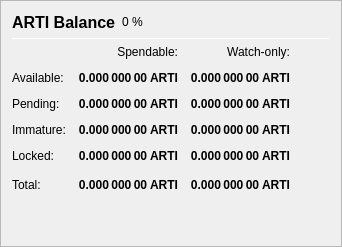
                   <widget class="QFrame" name="frame_Balances">
                    <property name="frameShape">
                     <enum>QFrame::StyledPanel</enum>
                    </property>
                    <property name="frameShadow">
                     <enum>QFrame::Raised</enum>
                    </property>
                    <layout class="QVBoxLayout" name="verticalLayout_4">
                     <item>
                      <layout class="QHBoxLayout" name="horizontalLayout_4">
                       <item>
                        <widget class="QLabel" name="label_5">
                         <property name="minimumSize">
                          <size>
                           <width>0</width>
                           <height>20</height>
                          </size>
                         </property>
                         <property name="font">
                          <font>
                           <pointsize>12</pointsize>
                           <weight>75</weight>
                           <bold>true</bold>
                          </font>
                         </property>
                         <property name="text">
                          <string>ARTI Balance</string>
                         </property>
                        </widget>
                       </item>
                       <item>
                        <widget class="QLabel" name="labelARTIPercent">
                         <property name="text">
                          <string notr="true">0 %</string>
                         </property>
                        </widget>
                       </item>
                       <item>
                        <spacer name="horizontalSpacer_3">
                         <property name="orientation">
                          <enum>Qt::Horizontal</enum>
                         </property>
                         <property name="sizeHint" stdset="0">
                          <size>
                           <width>40</width>
                           <height>20</height>
                          </size>
                         </property>
                        </spacer>
                       </item>
                      </layout>
                     </item>
                     <item>
                      <widget class="Line" name="line_Balance">
                       <property name="minimumSize">
                        <size>
                         <width>0</width>
                         <height>1</height>
                        </size>
                       </property>
                       <property name="maximumSize">
                        <size>
                         <width>16777215</width>
                         <height>1</height>
                        </size>
                       </property>
                       <property name="orientation">
                        <enum>Qt::Horizontal</enum>
                       </property>
                      </widget>
                     </item>
                     <item>
                      <layout class="QGridLayout" name="gridLayout">
                       <property name="spacing">
                        <number>12</number>
                       </property>
                       <item row="0" column="1">
                        <widget class="QLabel" name="labelSpendable">
                         <property name="text">
                          <string>Spendable:</string>
                         </property>
                         <property name="alignment">
                          <set>Qt::AlignRight|Qt::AlignTrailing|Qt::AlignVCenter</set>
                         </property>
                        </widget>
                       </item>
                       <item row="0" column="2">
                        <widget class="QLabel" name="labelWatchonly">
                         <property name="text">
                          <string>Watch-only:</string>
                         </property>
                         <property name="alignment">
                          <set>Qt::AlignRight|Qt::AlignTrailing|Qt::AlignVCenter</set>
                         </property>
                        </widget>
                       </item>
                       <item row="1" column="0">
                        <widget class="QLabel" name="labelBalanceText">
                         <property name="text">
                          <string>Available:</string>
                         </property>
                        </widget>
                       </item>
                       <item row="1" column="1">
                        <widget class="QLabel" name="labelBalance">
                         <property name="font">
                          <font>
                           <weight>75</weight>
                           <bold>true</bold>
                          </font>
                         </property>
                         <property name="cursor">
                          <cursorShape>IBeamCursor</cursorShape>
                         </property>
                         <property name="toolTip">
                          <string>Your current spendable balance</string>
                         </property>
                         <property name="text">
                          <string notr="true">0.000 000 00 ARTI</string>
                         </property>
                         <property name="alignment">
                          <set>Qt::AlignRight|Qt::AlignTrailing|Qt::AlignVCenter</set>
                         </property>
                         <property name="textInteractionFlags">
                          <set>Qt::LinksAccessibleByMouse|Qt::TextSelectableByKeyboard|Qt::TextSelectableByMouse</set>
                         </property>
                        </widget>
                       </item>
                       <item row="1" column="2">
                        <widget class="QLabel" name="labelWatchAvailable">
                         <property name="font">
                          <font>
                           <weight>75</weight>
                           <bold>true</bold>
                          </font>
                         </property>
                         <property name="cursor">
                          <cursorShape>IBeamCursor</cursorShape>
                         </property>
                         <property name="toolTip">
                          <string>Your current balance in watch-only addresses</string>
                         </property>
                         <property name="text">
                          <string notr="true">0.000 000 00 ARTI</string>
                         </property>
                         <property name="alignment">
                          <set>Qt::AlignRight|Qt::AlignTrailing|Qt::AlignVCenter</set>
                         </property>
                         <property name="textInteractionFlags">
                          <set>Qt::LinksAccessibleByMouse|Qt::TextSelectableByKeyboard|Qt::TextSelectableByMouse</set>
                         </property>
                        </widget>
                       </item>
                       <item row="2" column="0">
                        <widget class="QLabel" name="labelPendingText">
                         <property name="text">
                          <string>Pending:</string>
                         </property>
                        </widget>
                       </item>
                       <item row="2" column="1">
                        <widget class="QLabel" name="labelUnconfirmed">
                         <property name="font">
                          <font>
                           <weight>75</weight>
                           <bold>true</bold>
                          </font>
                         </property>
                         <property name="cursor">
                          <cursorShape>IBeamCursor</cursorShape>
                         </property>
                         <property name="toolTip">
                          <string>Total of transactions that have yet to be confirmed, and do not yet count toward the spendable balance</string>
                         </property>
                         <property name="text">
                          <string notr="true">0.000 000 00 ARTI</string>
                         </property>
                         <property name="alignment">
                          <set>Qt::AlignRight|Qt::AlignTrailing|Qt::AlignVCenter</set>
                         </property>
                         <property name="textInteractionFlags">
                          <set>Qt::LinksAccessibleByMouse|Qt::TextSelectableByKeyboard|Qt::TextSelectableByMouse</set>
                         </property>
                        </widget>
                       </item>
                       <item row="2" column="2">
                        <widget class="QLabel" name="labelWatchPending">
                         <property name="font">
                          <font>
                           <weight>75</weight>
                           <bold>true</bold>
                          </font>
                         </property>
                         <property name="cursor">
                          <cursorShape>IBeamCursor</cursorShape>
                         </property>
                         <property name="toolTip">
                          <string>Unconfirmed transactions to watch-only addresses</string>
                         </property>
                         <property name="text">
                          <string notr="true">0.000 000 00 ARTI</string>
                         </property>
                         <property name="alignment">
                          <set>Qt::AlignRight|Qt::AlignTrailing|Qt::AlignVCenter</set>
                         </property>
                         <property name="textInteractionFlags">
                          <set>Qt::LinksAccessibleByMouse|Qt::TextSelectableByKeyboard|Qt::TextSelectableByMouse</set>
                         </property>
                        </widget>
                       </item>
                       <item row="3" column="0">
                        <widget class="QLabel" name="labelImmatureText">
                         <property name="text">
                          <string>Immature:</string>
                         </property>
                        </widget>
                       </item>
                       <item row="3" column="1">
                        <widget class="QLabel" name="labelImmature">
                         <property name="font">
                          <font>
                           <weight>75</weight>
                           <bold>true</bold>
                          </font>
                         </property>
                         <property name="cursor">
                          <cursorShape>IBeamCursor</cursorShape>
                         </property>
                         <property name="toolTip">
                          <string>Staked or masternode rewards that has not yet matured</string>
                         </property>
                         <property name="text">
                          <string notr="true">0.000 000 00 ARTI</string>
                         </property>
                         <property name="alignment">
                          <set>Qt::AlignRight|Qt::AlignTrailing|Qt::AlignVCenter</set>
                         </property>
                         <property name="textInteractionFlags">
                          <set>Qt::LinksAccessibleByMouse|Qt::TextSelectableByKeyboard|Qt::TextSelectableByMouse</set>
                         </property>
                        </widget>
                       </item>
                       <item row="3" column="2">
                        <widget class="QLabel" name="labelWatchImmature">
                         <property name="font">
                          <font>
                           <weight>75</weight>
                           <bold>true</bold>
                          </font>
                         </property>
                         <property name="cursor">
                          <cursorShape>IBeamCursor</cursorShape>
                         </property>
                         <property name="toolTip">
                          <string>Staked or masternode rewards in watch-only addresses that has not yet matured</string>
                         </property>
                         <property name="text">
                          <string notr="true">0.000 000 00 ARTI</string>
                         </property>
                         <property name="alignment">
                          <set>Qt::AlignRight|Qt::AlignTrailing|Qt::AlignVCenter</set>
                         </property>
                         <property name="textInteractionFlags">
                          <set>Qt::LinksAccessibleByMouse|Qt::TextSelectableByKeyboard|Qt::TextSelectableByMouse</set>
                         </property>
                        </widget>
                       </item>
                       <item row="4" column="0">
                        <widget class="QLabel" name="labelLockedBalanceText">
                         <property name="toolTip">
                          <string>Locked ARTI or Masternode collaterals. These are excluded from zARTI minting.</string>
                         </property>
                         <property name="text">
                          <string>Locked:</string>
                         </property>
                        </widget>
                       </item>
                       <item row="4" column="1">
                        <widget class="QLabel" name="labelLockedBalance">
                         <property name="font">
                          <font>
                           <weight>75</weight>
                           <bold>true</bold>
                          </font>
                         </property>
                         <property name="cursor">
                          <cursorShape>IBeamCursor</cursorShape>
                         </property>
                         <property name="toolTip">
                          <string>Locked ARTI or Masternode collaterals. These are excluded from zARTI minting.</string>
                         </property>
                         <property name="text">
                          <string notr="true">0.000 000 00 ARTI</string>
                         </property>
                         <property name="alignment">
                          <set>Qt::AlignRight|Qt::AlignTrailing|Qt::AlignVCenter</set>
                         </property>
                         <property name="textInteractionFlags">
                          <set>Qt::LinksAccessibleByMouse|Qt::TextSelectableByKeyboard|Qt::TextSelectableByMouse</set>
                         </property>
                        </widget>
                       </item>
                       <item row="4" column="2">
                        <widget class="QLabel" name="labelWatchLocked">
                         <property name="font">
                          <font>
                           <weight>75</weight>
                           <bold>true</bold>
                          </font>
                         </property>
                         <property name="cursor">
                          <cursorShape>IBeamCursor</cursorShape>
                         </property>
                         <property name="toolTip">
                          <string>Current locked balance in watch-only addresses</string>
                         </property>
                         <property name="text">
                          <string notr="true">0.000 000 00 ARTI</string>
                         </property>
                         <property name="alignment">
                          <set>Qt::AlignRight|Qt::AlignTrailing|Qt::AlignVCenter</set>
                         </property>
                         <property name="textInteractionFlags">
                          <set>Qt::LinksAccessibleByMouse|Qt::TextSelectableByKeyboard|Qt::TextSelectableByMouse</set>
                         </property>
                        </widget>
                       </item>
                       <item row="5" column="0">
                        <widget class="QLabel" name="labelTotalText">
                         <property name="toolTip">
                          <string>Your current articash balance, unconfirmed and immature transactions included</string>
                         </property>
                         <property name="text">
                          <string>Total:</string>
                         </property>
                        </widget>
                       </item>
                       <item row="5" column="1">
                        <widget class="QLabel" name="labelTotal">
                         <property name="font">
                          <font>
                           <weight>75</weight>
                           <bold>true</bold>
                          </font>
                         </property>
                         <property name="cursor">
                          <cursorShape>IBeamCursor</cursorShape>
                         </property>
                         <property name="toolTip">
                          <string>Your current articash balance, unconfirmed and immature transactions included</string>
                         </property>
                         <property name="text">
                          <string notr="true">0.000 000 00 ARTI</string>
                         </property>
                         <property name="alignment">
                          <set>Qt::AlignRight|Qt::AlignTrailing|Qt::AlignVCenter</set>
                         </property>
                         <property name="textInteractionFlags">
                          <set>Qt::LinksAccessibleByMouse|Qt::TextSelectableByKeyboard|Qt::TextSelectableByMouse</set>
                         </property>
                        </widget>
                       </item>
                       <item row="5" column="2">
                        <widget class="QLabel" name="labelWatchTotal">
                         <property name="font">
                          <font>
                           <weight>75</weight>
                           <bold>true</bold>
                          </font>
                         </property>
                         <property name="cursor">
                          <cursorShape>IBeamCursor</cursorShape>
                         </property>
                         <property name="toolTip">
                          <string>Current total balance in watch-only addresses</string>
                         </property>
                         <property name="text">
                          <string notr="true">0.000 000 00 ARTI</string>
                         </property>
                         <property name="alignment">
                          <set>Qt::AlignRight|Qt::AlignTrailing|Qt::AlignVCenter</set>
                         </property>
                         <property name="textInteractionFlags">
                          <set>Qt::LinksAccessibleByMouse|Qt::TextSelectableByKeyboard|Qt::TextSelectableByMouse</set>
                         </property>
                        </widget>
                       </item>
                       <item row="5" column="3">
                        <spacer name="horizontalSpacer_9">
                         <property name="orientation">
                          <enum>Qt::Horizontal</enum>
                         </property>
                         <property name="sizeHint" stdset="0">
                          <size>
                           <width>40</width>
                           <height>20</height>
                          </size>
                         </property>
                        </spacer>
                       </item>
                      </layout>
                     </item>
                     <item>
                      <spacer name="verticalSpacer_3">
                       <property name="orientation">
                        <enum>Qt::Vertical</enum>
                       </property>
                       <property name="sizeHint" stdset="0">
                        <size>
                         <width>20</width>
                         <height>40</height>
                        </size>
                       </property>
                      </spacer>
                     </item>
                    </layout>
                   </widget>
